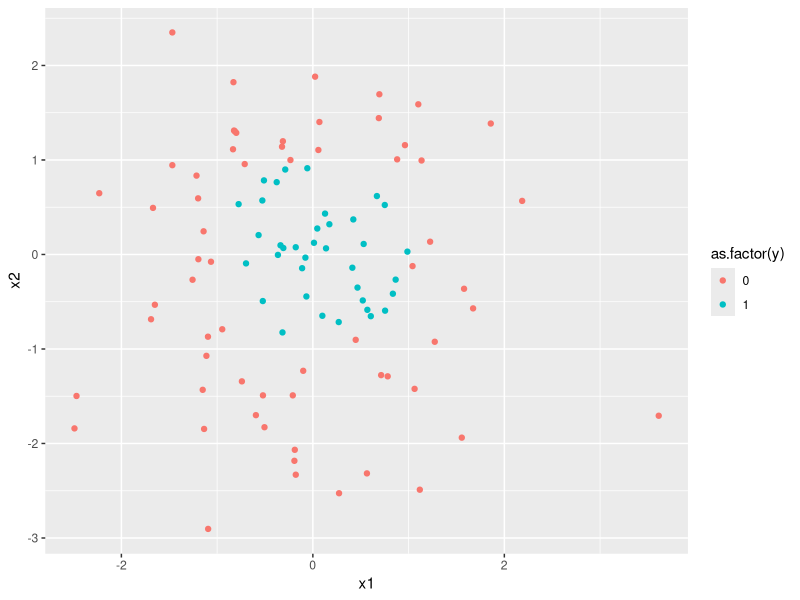
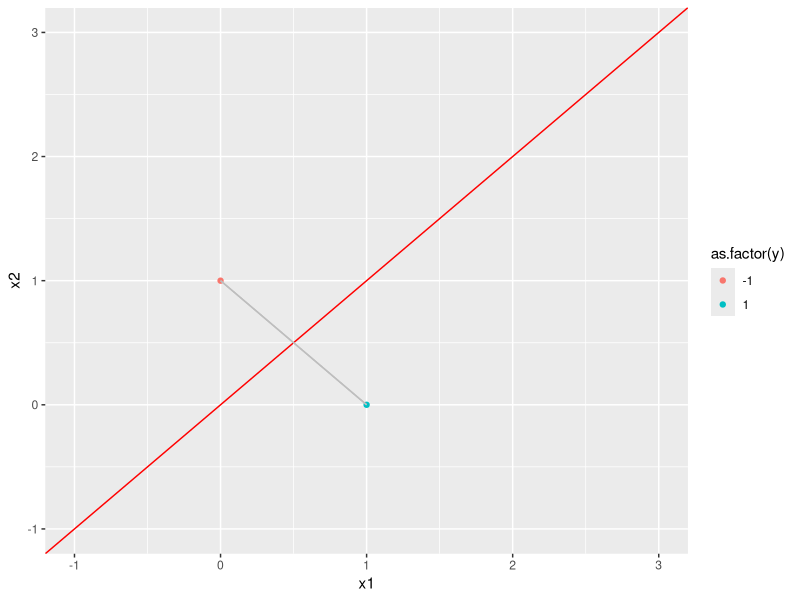

Reproduce these figures in R, in order.
## ---- chunk 1
x1 = rnorm(100, 0, 1)
x2 = rnorm(100, 0, 1)
y = ifelse(x1 ^ 2 + x2 ^ 2 < 1, 1, 0)
d = data.frame(x1, x2, y)
library(ggplot2)
ggplot(d, aes(x = x1, y = x2, color = as.factor(y))) + geom_point()
## ---- chunk 2
x1 = c(1, 0)
x2 = c(0, 1)
y = c(1, -1)
d = data.frame(x1, x2, y)
ggplot(d, aes(x = x1, y = x2, color = as.factor(y))) +
	xlim(c(-1, 3)) + 
	ylim(c(-1, 3)) +
	geom_point() + 
	geom_abline(slope = 1, intercept = 0, col = 'red') + 
	geom_segment(x = x1[1], y = x1[2], xend = x2[1], yend = x2[2], col = 'grey')
